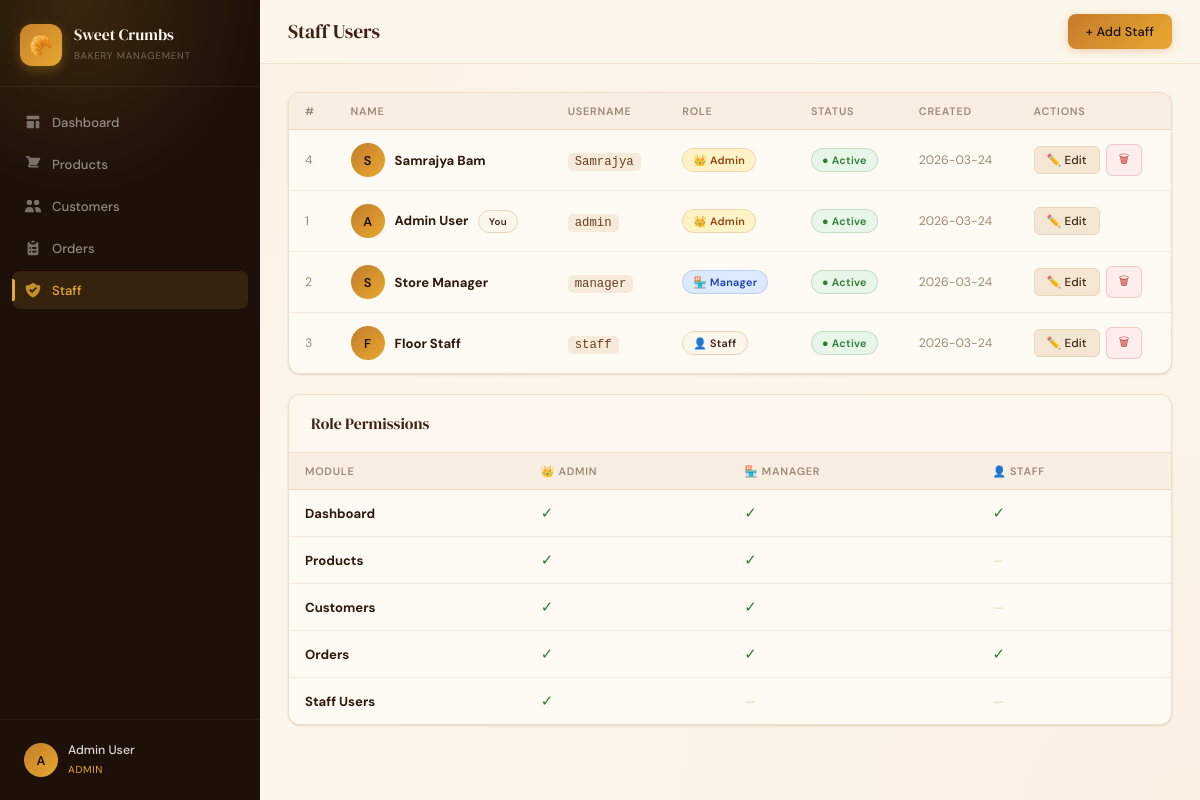
Page /users (signed in) on the committed database.
### tables this page shows
CREATE TABLE staff (
                id INTEGER PRIMARY KEY AUTOINCREMENT,
                name TEXT NOT NULL,
                username TEXT NOT NULL UNIQUE,
                password_hash TEXT NOT NULL,
                role TEXT NOT NULL DEFAULT 'staff',
                active INTEGER NOT NULL DEFAULT 1,
                created_at TEXT DEFAULT CURRENT_TIMESTAMP
            );

### app.py (the view)
@app.route('/users')
@requires_permission('users')
def users():
    try:
        conn = get_db()
        staff = conn.execute("SELECT id,name,username,role,active,created_at FROM staff ORDER BY created_at DESC").fetchall()
        conn.close()
        return render_template('users.html', staff=staff)
    except Exception as e:
        logger.error(f'Users page error: {e}')
        flash('Error loading users.', 'danger')
        return redirect(url_for('index'))

### app.py (called while the page is built)
def get_db():
    try:
        conn = sqlite3.connect(DB_PATH)
        conn.row_factory = sqlite3.Row
        return conn
    except sqlite3.Error as e:
        logger.error(f'Database connection error: {e}')
        raise

def requires_permission(module):
    def decorator(f):
        @wraps(f)
        def decorated(*args, **kwargs):
            if 'user_id' not in session:
                return redirect(url_for('login'))
            role = session.get('role', 'staff')
            if module not in ROLE_PERMISSIONS.get(role, set()):
                logger.warning(f'Access denied for user {session.get("user_id")} to module {module}')
                flash(f'Access denied. Your role ({role}) cannot access {module}.', 'danger')
                return redirect(url_for('index'))
            return f(*args, **kwargs)
        return decorated
    return decorator

### templates/users.html (shortened to what this page needs)
{% extends 'base.html' %}
{% block page_title %}Staff Users{% endblock %}
{% block topbar_actions %}
  <a href="{{ url_for('add_user') }}" class="btn btn-primary">+ Add Staff</a>
{% endblock %}
{% block content %}
<div class="card">
  <div class="table-wrap">
    <table>
      <thead>
        <tr>
          <th>#</th>
          <th>Name</th>
          <th>Username</th>
          <th>Role</th>
          <th>Status</th>
          <th>Created</th>
          <th>Actions</th>
        </tr>
      </thead>
      <tbody>
        {% for u in staff %}
        <tr>
          <td style="color:var(--muted);font-size:0.82rem">{{ u.id }}</td>
          <td>
            <div style="display:flex;align-items:center;gap:10px">
              <span style="width:34px;height:34px;border-radius:50%;background:linear-gradient(135deg,var(--caramel),var(--gold));display:flex;align-items:center;justify-content:center;font-weight:600;color:var(--espresso);font-size:0.85rem;flex-shrink:0">
                {{ u.name[0].upper() }}
              </span>
              <div>
                <strong>{{ u.name }}</strong>
                {% if u.id == session.get('user_id') %}
                  <span class="badge" style="background:var(--cream);color:var(--brown);border:1px solid var(--tan);margin-left:6px;font-size:0.65rem">You</span>
                {% endif %}
              </div>
            </div>
          </td>
          <td><code>{{ u.username }}</code></td>
          <td>
            {% if u.role == 'admin' %}
              <span class="badge" style="background:#FEF3C7;color:#92400E;border:1px solid rgba(146,64,14,0.15)">👑 Admin</span>
            {% elif u.role == 'manager' %}
              <span class="badge" style="background:#DBEAFE;color:#1E40AF;border:1px solid rgba(30,64,175,0.15)">🏪 Manager</span>
            {% else %}
              <span class="badge" style="background:var(--cream);color:var(--brown);border:1px solid var(--tan)">👤 Staff</span>
            {% endif %}
          </td>
          <td>
            {% if u.active %}
              <span class="badge badge-ok">● Active</span>
            {% else %}
              <span class="badge badge-low">● Inactive</span>
            {% endif %}
          </td>
          <td style="color:var(--muted);font-size:0.82rem">{{ u.created_at[:10] }}</td>
          <td>
            <div style="display:flex;gap:6px;align-items:center">
              <a href="{{ url_for('edit_user', uid=u.id) }}" class="btn btn-secondary btn-sm">✏️ Edit</a>
              {% if u.id != session.get('user_id') %}
              <form method="post" action="{{ url_for('delete_user', uid=u.id) }}" style="display:inline"
                    onsubmit="return confirm('Delete {{ u.name }}? This cannot be undone.')">
                <button class="btn btn-danger btn-sm">🗑</button>
              </form>
              {% endif %}
            </div>
          </td>
        </tr>
        {% endfor %}
      </tbody>
    </table>
  </div>
</div>
<div class="card">
  <div class="card-header"><h2>Role Permissions</h2></div>
  <div class="table-wrap">
    <table>
      <thead>
        <tr>
          <th>Module</th>
          <th>👑 Admin</th>
          <th>🏪 Manager</th>
          <th>👤 Staff</th>
        </tr>
      </thead>
      <tbody>
        {% for module in [('Dashboard','dashboard'),('Products','products'),('Customers','customers'),('Orders','orders'),('Staff Users','users')] %}
        <tr>
          <td><strong>{{ module[0] }}</strong></td>
          <td><span style="color:var(--success);font-size:1rem">✓</span></td>
          <td>
            {% if module[1] != 'users' %}
              <span style="color:var(--success);font-size:1rem">✓</span>
            {% else %}
              <span style="color:var(--tan)">—</span>
            {% endif %}
          </td>
          <td>
            {% if module[1] in ['dashboard','orders'] %}
              <span style="color:var(--success);font-size:1rem">✓</span>
            {% else %}
              <span style="color:var(--tan)">—</span>
            {% endif %}
          </td>
        </tr>
        {% endfor %}
      </tbody>
    </table>
  </div>
</div>
{% endblock %}

### templates/base.html (shortened to what this page needs)
<!DOCTYPE html>
<html lang="en">
<head>
  <link rel="stylesheet" href="{{ url_for('static', filename='css/style.css') }}">
</head>
<body>
{% set role = session.get('role','staff') %}
{% set perms = {
  'admin':   ['dashboard','products','customers','orders','users'],
  'manager': ['dashboard','products','customers','orders'],
  'staff':   ['dashboard','orders']
} %}
{% set my_perms = perms.get(role, []) %}
<aside class="sidebar">
  <div class="sidebar-logo">
    <div class="logo-mark">🥐</div>
    <div class="logo-text">
      <h1>Sweet Crumbs</h1>
      <span>Bakery Management</span>
    </div>
  </div>
  <nav class="sidebar-nav">
    {% if 'dashboard' in my_perms %}
    <a href="{{ url_for('index') }}" class="nav-item {{ 'active' if request.endpoint == 'index' else '' }}">
      <span class="nav-icon">
        <svg viewBox="0 0 20 20" fill="currentColor"><path d="M3 4a1 1 0 011-1h12a1 1 0 011 1v2a1 1 0 01-1 1H4a1 1 0 01-1-1V4zM3 10a1 1 0 011-1h6a1 1 0 011 1v6a1 1 0 01-1 1H4a1 1 0 01-1-1v-6zM14 9a1 1 0 00-1 1v6a1 1 0 001 1h2a1 1 0 001-1v-6a1 1 0 00-1-1h-2z"/></svg>
      </span>
      <span>Dashboard</span>
    </a>
    {% endif %}
    {% if 'products' in my_perms %}
    <a href="{{ url_for('products') }}" class="nav-item {{ 'active' if 'product' in (request.endpoint or '') else '' }}">
      <span class="nav-icon">
        <svg viewBox="0 0 20 20" fill="currentColor"><path d="M3 1a1 1 0 000 2h1.22l.305 1.222a.997.997 0 00.01.042l1.358 5.43-.893.892C3.74 11.846 4.632 14 6.414 14H15a1 1 0 000-2H6.414l1-1H14a1 1 0 00.894-.553l3-6A1 1 0 0017 3H6.28l-.31-1.243A1 1 0 005 1H3z"/></svg>
      </span>
      <span>Products</span>
    </a>
    {% endif %}
    {% if 'customers' in my_perms %}
    <a href="{{ url_for('customers') }}" class="nav-item {{ 'active' if 'customer' in (request.endpoint or '') else '' }}">
      <span class="nav-icon">
        <svg viewBox="0 0 20 20" fill="currentColor"><path d="M9 6a3 3 0 11-6 0 3 3 0 016 0zM17 6a3 3 0 11-6 0 3 3 0 016 0zM12.93 17c.046-.327.07-.66.07-1a6.97 6.97 0 00-1.5-4.33A5 5 0 0119 16v1h-6.07zM6 11a5 5 0 015 5v1H1v-1a5 5 0 015-5z"/></svg>
      </span>
      <span>Customers</span>
    </a>
    {% endif %}
    {% if 'orders' in my_perms %}
    <a href="{{ url_for('orders') }}" class="nav-item {{ 'active' if 'order' in (request.endpoint or '') else '' }}">
      <span class="nav-icon">
      </span>
      <span>Orders</span>
    </a>
    {% endif %}
    {% if 'users' in my_perms %}
    <a href="{{ url_for('users') }}" class="nav-item {{ 'active' if 'user' in (request.endpoint or '') and request.endpoint != 'profile' else '' }}">
      <span class="nav-icon">
      </span>
      <span>Staff</span>
    </a>
    {% endif %}
  </nav>
  <div class="sidebar-bottom">
    <div class="user-pill">
      <div class="user-avatar">{{ session.get('name','?')[0].upper() }}</div>
      <div class="user-info">
        <span class="user-name">{{ session.get('name','User') }}</span>
        <span class="user-role role-{{ session.get('role','staff') }}">{{ session.get('role','staff').title() }}</span>
      </div>
    </div>
  </div>
</aside>
<div class="main">
  <header class="topbar">
    <div class="topbar-left">
      <h2 class="topbar-title">{% block page_title %}{% endblock %}</h2>
    </div>
    <div class="topbar-actions">
      {% block topbar_actions %}{% endblock %}
    </div>
  </header>
  <div class="content">
    {% block content %}{% endblock %}
  </div>
</div>
</body>
</html>

### rows in the picture
staff: get "Admin User", id "1", name "A", name "Admin User", shows "You", username "admin", role "👑 Admin", active "● Active", created_at "2026-03-24"
staff: id "4", name "S", name "Samrajya Bam", username "Samrajya", role "👑 Admin", active "● Active", created_at "2026-03-24"
staff: id "2", name "S", name "Store Manager", username "manager", role "🏪 Manager", active "● Active", created_at "2026-03-24"
staff: id "3", name "F", name "Floor Staff", username "staff", role "👤 Staff", active "● Active", created_at "2026-03-24"

### other values in the picture
{{ session.get('name','?')[0].upper() }} "A"
{{ session.get('role','staff').title() }} "ADMIN"
{{ module[0] }} "Dashboard" "Products" "Customers" "Orders" "Staff Users"
